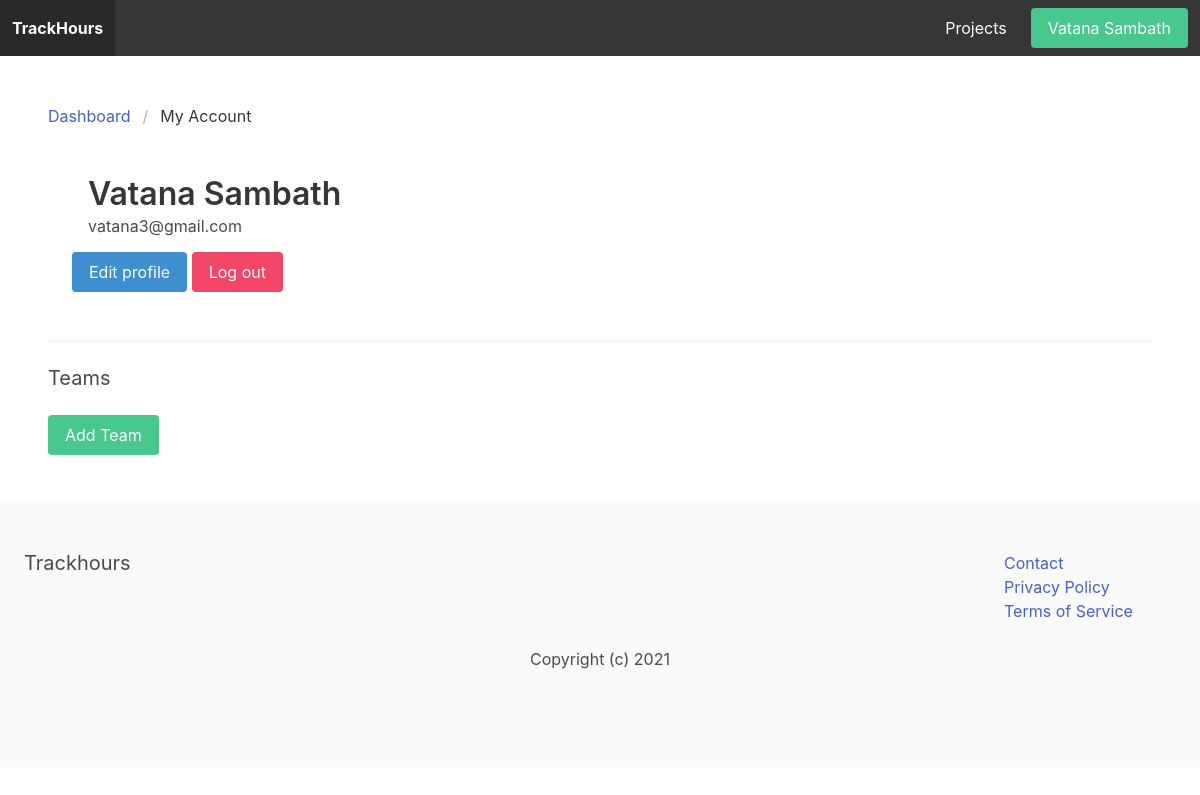
/myaccount/ (signed in), run on an earlier commit of the app's database.
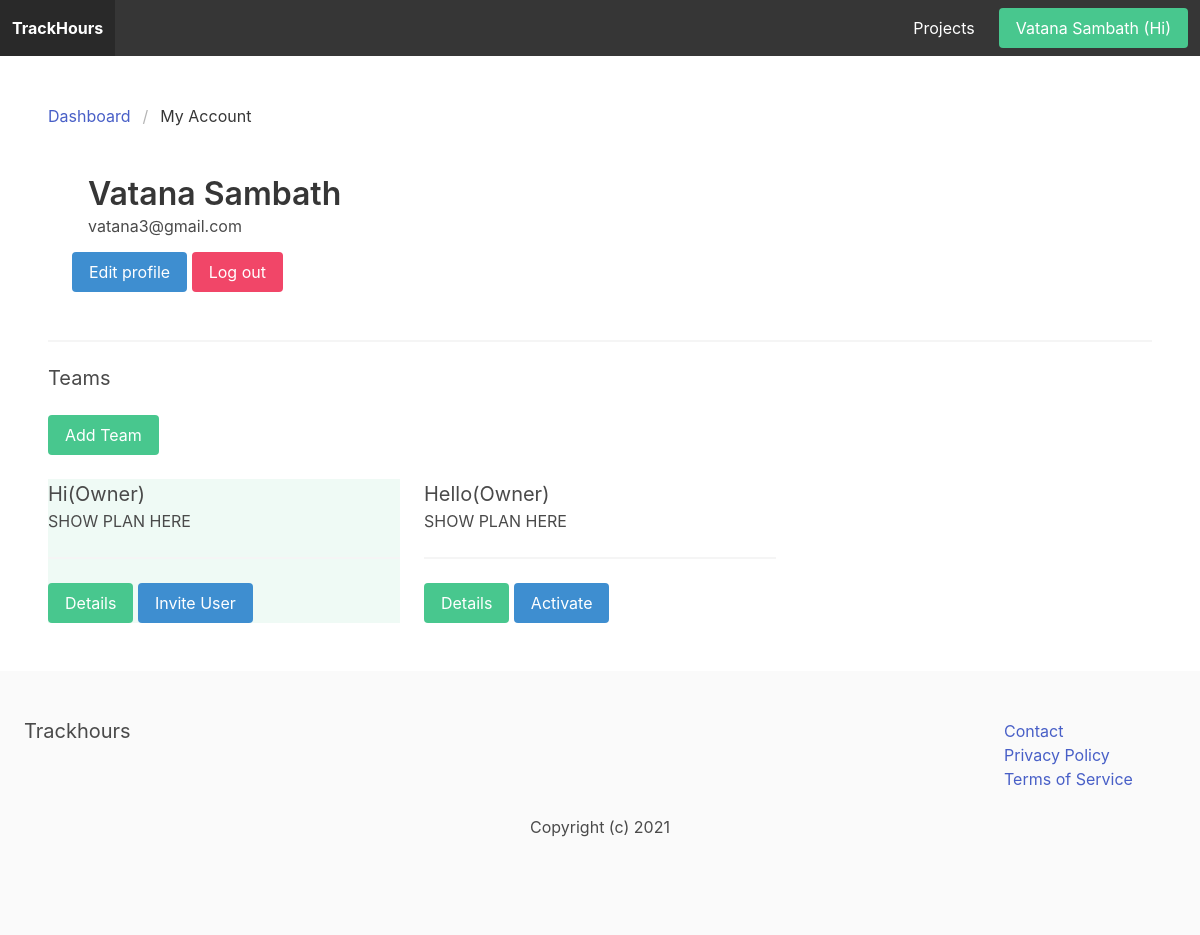
And on a later commit of the database.
### teams/models.py (models this page shows, shortened)
class Team(models.Model):
    ACTIVE = 'active'
    DELETED = 'deleted'
    CHOICES_STATUS = (
        (ACTIVE, 'Active'),
        (DELETED, 'Deleted')
    )
    title = models.CharField(max_length=255)
    members = models.ManyToManyField(User, related_name='teams')
    created_by = models.ForeignKey(User, related_name='created_teams', on_delete=models.CASCADE)
    created_at = models.DateTimeField(auto_now_add=True)
    status = models.CharField(max_length=10, choices=CHOICES_STATUS, default=ACTIVE)
    class Meta:
        ordering = ['title']

### userprofile/views.py (the view)
# urls.py: path('myaccount/', include('userprofile.urls')),
@login_required
def myaccount(request):
    teams = request.user.teams.exclude(pk=request.user.userprofile.active_team_id)
    return render(request, 'userprofile/myaccount.html', {'teams': teams})

### teams/context_processors.py (called while the page is built)
def active_team(request):
    if request.user.is_authenticated:
        if request.user.userprofile.active_team_id:
            team = Team.objects.get(pk=request.user.userprofile.active_team_id)
            return {'active_team': team}
    return {'active_team': None}

### userprofile/templates/userprofile/myaccount.html (shortened to what this page needs)
{% extends 'trackhours/index.html' %}
{% block content %}
    <nav class="breadcrumb" aria-label="breadcrumbs">
        <ul>
            <li><a href="#">Dashboard</a></li>
            <li class="is-active"><a href="{% url 'myaccount' %}" aria-current="page">My Account</a></li>
        </ul>
    </nav>
    <div class="column">
        <div class="column is-6">
            <div class="media mb-4">
                <div class="media-content">
                    <p class="title is-3">{% firstof user.get_full_name user.username %}</p>
                    <p class="subtitle is-6">{{ user.email }}</p>
                </div>
            </div>
            <a href="{% url 'editprofile' %}" class="button is-info">Edit profile</a>
            <a href="{% url 'logout' %}" class="button is-danger">Log out</a>
        </div>
    </div>
    <hr>
    <div class="columns">
        <div class="column is-12">
            <h2 class="subtitle">Teams</h2>
            <a href="{% url 'teams:add' %}" class="button is-success">Add Team</a>
        </div>
    </div>
    <div class="columns">
        {% if active_team %}
        <div class="column is-4">
            <div class="notifcation has-background-success-light">
                <h3 class="is-size-5">{{ active_team.title }}{% if active_team.created_by == request.user %}(Owner){% else %}(Member){% endif %}</h3>
                <h3 class="is-size-6">SHOW PLAN HERE</h3>
                <hr>
                <a href="{% url 'teams:team' active_team.id %}" class="button is-success">Details</a>
                {% if active_team.created_by == request.user %}
                    <a href="#" class="button is-info">Invite User</a>
                {% endif %}
            </div>
        </div>
        {% endif %}
        {% for team in teams %}
            <div class="column is-4">
                <div class="notifcation">
                    <h3 class="is-size-5">{{ team.title }}{% if team.created_by == request.user %}(Owner){% else %}(Member){% endif %}</h3>
                    <h3 class="is-size-6">SHOW PLAN HERE</h3>
                    <hr>
                    <a href="{% url 'teams:team' team.id %}" class="button is-success">Details</a>
                    <a href="{% url 'teams:activate_team' team.id %}" class="button is-info">Activate</a>
                </div>
            </div>
        {% endfor %}
    </div>
{% endblock %}

### trackhours/templates/trackhours/index.html (shortened to what this page needs)
<!Doctype HTML>
<html>
    <head>
        <link rel="stylesheet"  type="text/css" href="https://cdn.jsdelivr.net/npm/bulma@0.9.1/css/bulma.min.css"</link>
    </head>
    <body>
        <nav class="navbar{% if request.user.is_authenticated %} is-dark {% else %} is-light {% endif %}">
            <div class="navbar-brand">
                <a href="/" class="navbar-item"><strong>TrackHours</strong></a>
            </div>
            <div class="navbar-menu">
                <div class="navbar-end">
                    {% if not request.user.is_authenticated %}
                        <a href="{% url 'plans' %}" class="navbar-item">Plans</a>
                    {% else %}
                        <a href="{% url 'project:projects' %}" class="navbar-item">Projects</a>
                    {% endif %}
                    <div class="navbar-item">
                        <div class="buttons">
                            {% if request.user.is_authenticated %}
                                <a href="{% url 'myaccount' %}" class="button is-success">{% firstof request.user.get_full_name request.user.username %}{% if active_team %} ({{ active_team.title }}){% endif %}</a>
                            {% else %}
                                <a href="{% url 'signup' %}" class="button is-success"><strong>Sign Up</strong>
                                <a href="{% url 'login' %}" class="button">Log In</a>
                            {% endif %}
                        </div>
                    </div>
                </div>
            </div>
        </nav>
        <section class="section">
            {% block content %}
            {% endblock %}
        </section>
       <footer class="footer">
            <div class="columns is-multiline">
                <div class="column is-4">
                    <h2 class="subtitle">Trackhours</h2>
                </div>
                <div class="column is-offset-6 is-2">
                    <ul>
                        <li><a href="#">Contact</a></li>
                        <li><a href="{% url 'privacy' %}">Privacy Policy</a></li>
                        <li><a href="{% url 'terms' %}">Terms of Service</a></li>
                    </ul>
                </div>
                <div  class="column is-12 has-text-centered">
                    <p>Copyright (c) 2021</p>
                </div>
            </div>
        </footer>
    </body>
</html>

What changed in the data, as far as the page shows it:
added Team: title "Hi"
added Team: title "Hello", shows "(Owner)"
Also different on the page:
text now shown: "( ) (Owner) SHOW PLAN HERE Details Invite User"
